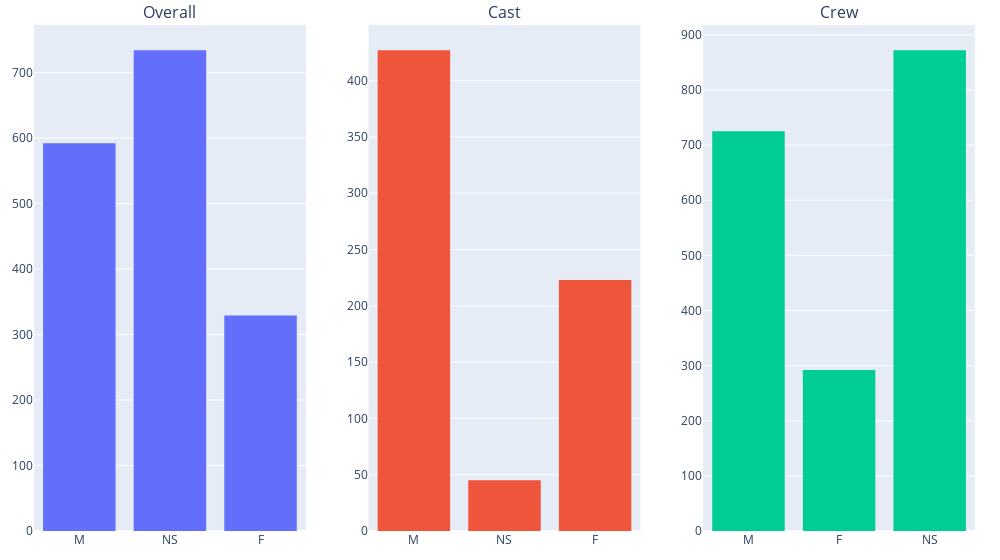

The code cell stored with this chart in its notebook:
### Markdown cell above
Another point of interest may be the gender breakdown between people who work on Tarantino's films.

### Code cell
df = person_df.join(cast_df.set_index('person'), on='person', how='right')[['title', 'person', 'gender']]

fig = make_subplots(rows=1, cols=3, subplot_titles=('Overall', 'Cast', 'Crew'))

fig.add_trace(go.Histogram(x=person_df['gender']), row=1, col=1)

df = person_df.join(cast_df.set_index('person'), on='person', how='right')[['title', 'person', 'gender']]

fig.add_trace(go.Histogram(x=df['gender']), row=1, col=2)

df = person_df.join(crew_df.set_index('person'), on='person', how='right')[['title', 'person', 'gender']]

fig.add_trace(go.Histogram(x=df['gender']), row=1, col=3)

fig.update_traces(showlegend=False)

fig.update_layout(
    width=1000,
    margin={'l': 25, 'r': 25, 't': 25, 'b':25}
)
fig.show()

### Figure 1 — Plotly figure (JSON) as saved in the notebook; plotly's stock layout.template omitted (floating-point values rounded to 4 significant figures; data arrays with more than 128 entries replaced by an {"elided": "..."} marker saying what was removed)
{"data": [{"showlegend": false, "type": "histogram", "x": {"elided": "1655 str values"}, "xaxis": "x", "yaxis": "y"}, {"showlegend": false, "type": "histogram", "x": {"elided": "695 str values"}, "xaxis": "x2", "yaxis": "y2"}, {"showlegend": false, "type": "histogram", "x": {"elided": "1889 str values"}, "xaxis": "x3", "yaxis": "y3"}], "layout": {"annotations": [{"font": {"size": 16}, "showarrow": false, "text": "Overall", "x": 0.1444, "xanchor": "center", "xref": "paper", "y": 1, "yanchor": "bottom", "yref": "paper"}, {"font": {"size": 16}, "showarrow": false, "text": "Cast", "x": 0.5, "xanchor": "center", "xref": "paper", "y": 1, "yanchor": "bottom", "yref": "paper"}, {"font": {"size": 16}, "showarrow": false, "text": "Crew", "x": 0.8556, "xanchor": "center", "xref": "paper", "y": 1, "yanchor": "bottom", "yref": "paper"}], "margin": {"b": 25, "l": 25, "r": 25, "t": 25}, "width": 1000, "xaxis": {"anchor": "y", "domain": [0, 0.2889]}, "xaxis2": {"anchor": "y2", "domain": [0.3556, 0.6444]}, "xaxis3": {"anchor": "y3", "domain": [0.7111, 1]}, "yaxis": {"anchor": "x", "domain": [0, 1]}, "yaxis2": {"anchor": "x2", "domain": [0, 1]}, "yaxis3": {"anchor": "x3", "domain": [0, 1]}}}
